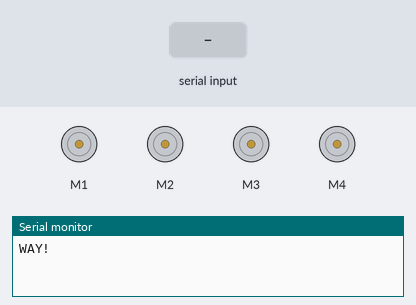
A sketch run on a simulated Arduino Uno, built with avr-gcc and run on an emulated ATmega328P. On the bench: 4 × DC motor (green arrow = forward, orange = backward, longer = faster), the last lines printed to the serial monitor. The test bench sets the inputs (shaded band).

Above: at 1.2 s.
1.3 s: "F" received over Serial
At 2.2 s:
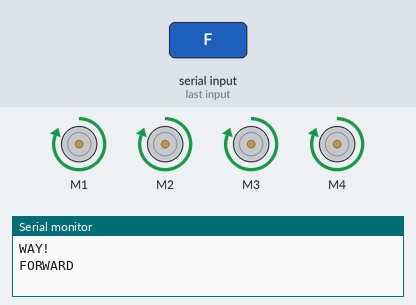
2.8 s: "B" received over Serial
At 3.3 s:
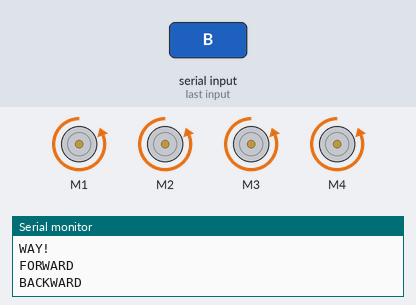
4.3 s: "R" received over Serial
At 5.5 s:
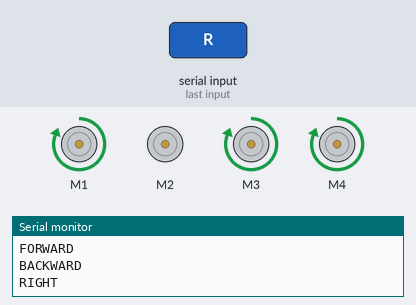
5.8 s: "L" received over Serial
At 6.8 s:
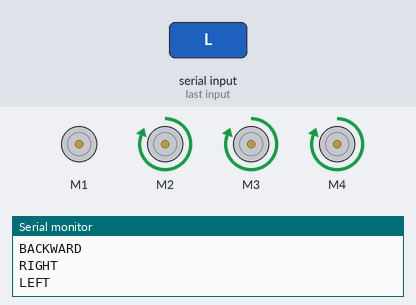
Timing chart, 0 to 8.3 s (numbered marks = the images above; inputs shaded):
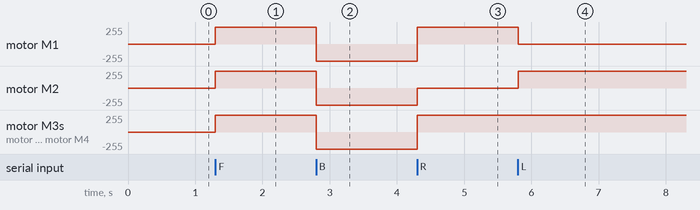

Measured:
- after the input at 1.3 s, motor M1–4: stopped → forward 255/255 at once
- after the input at 2.8 s, motor M1–4: forward 255/255 → backward 255/255 at once
- after the input at 4.3 s, motor M1, motor M3, motor M4: backward 255/255 → forward 255/255 at once; motor M2: backward 255/255 → stopped at once
- after the input at 5.8 s, motor M1: forward 255/255 → stopped at once; motor M2: stopped → forward 255/255 at once

The sketch:

car_control.ino
```cpp
#include <AFMotor.h> // Library for Bluetooth communication
#include <SoftwareSerial.h> // Library for L293d Arduino Motor Driver
int incomingByte = 0; // Data received from Bluetooth

// Define motors and their speeds here. Motors can operate in the range of 0–255 speed.
AF_DCMotor motor1(1, 255);
AF_DCMotor motor2(2, 255);
AF_DCMotor motor3(3, 255);
AF_DCMotor motor4(4, 255);

void setup() {
  Serial.begin(9600); // Initialize Serial Monitor
  Serial.println("WAY!"); // Display "WAY!" on Serial Monitor at the beginning. You can modify this message or leave it empty.
}

void loop() {
  // Define speeds again individually.
  motor1.setSpeed(255);
  motor2.setSpeed(255);
  motor3.setSpeed(255);
  motor4.setSpeed(255);

  // Read data if available from Serial (greater than 0).
  if (Serial.available() > 0) {
    incomingByte = Serial.read();
  }

  // Implementing functions based on received data using Switch-Case.

  switch (incomingByte) {
    case 'S':
      // All motors stop.
      motor1.run(RELEASE);
      motor2.run(RELEASE);
      motor3.run(RELEASE);
      motor4.run(RELEASE);
      Serial.println("STOP\n");
      incomingByte = '*';
      break;

    case 'F':
      // Motors move forward.
      motor1.run(FORWARD);
      motor2.run(FORWARD);
      motor3.run(FORWARD);
      motor4.run(FORWARD);
      Serial.println("FORWARD\n");
      incomingByte = '*';
      break;

    case 'B':
      // Motors move backward.
      motor1.run(BACKWARD);
      motor2.run(BACKWARD);
      motor3.run(BACKWARD);
      motor4.run(BACKWARD);
      Serial.println("BACKWARD\n");
      incomingByte = '*';
      break;

    case 'R':
      // Motors turn right.
      motor1.run(FORWARD);
      motor2.run(RELEASE);
      motor3.run(FORWARD);
      motor4.run(FORWARD);
      Serial.println("RIGHT\n");
      incomingByte = '*';
      break;

    case 'L':
      // Motors turn left.
      motor1.run(RELEASE);
      motor2.run(FORWARD);
      motor3.run(FORWARD);
      motor4.run(FORWARD);
      Serial.println("LEFT\n");
      incomingByte = '*';
      break;
  }
}
```
